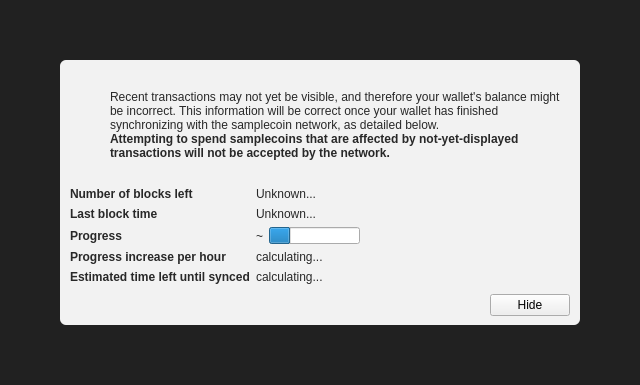
<?xml version="1.0" encoding="UTF-8"?>
<ui version="4.0">
 <class>ModalOverlay</class>
 <widget class="ModalOverlay" name="ModalOverlay">
  <property name="geometry">
   <rect>
    <x>0</x>
    <y>0</y>
    <width>640</width>
    <height>385</height>
   </rect>
  </property>
  <property name="windowTitle">
   <string>Form</string>
  </property>
  <layout class="QVBoxLayout" name="verticalLayout" stretch="0">
   <property name="sizeConstraint">
    <enum>QLayout::SetDefaultConstraint</enum>
   </property>
   <property name="leftMargin">
    <number>0</number>
   </property>
   <property name="topMargin">
    <number>0</number>
   </property>
   <property name="rightMargin">
    <number>0</number>
   </property>
   <property name="bottomMargin">
    <number>0</number>
   </property>
   <item>
    <widget class="QWidget" name="bgWidget" native="true">
     <property name="styleSheet">
      <string notr="true">#bgWidget { background: rgba(0,0,0,220); }</string>
     </property>
     <layout class="QVBoxLayout" name="verticalLayoutMain" stretch="1">
      <property name="leftMargin">
       <number>60</number>
      </property>
      <property name="topMargin">
       <number>60</number>
      </property>
      <property name="rightMargin">
       <number>60</number>
      </property>
      <property name="bottomMargin">
       <number>60</number>
      </property>
      <item>
       <widget class="QWidget" name="contentWidget" native="true">
        <property name="styleSheet">
         <string notr="true">#contentWidget { background: rgba(255,255,255,240); border-radius: 6px; }

QLabel { color: rgb(40,40,40);  }</string>
        </property>
        <layout class="QVBoxLayout" name="verticalLayoutSub" stretch="1,0,0,0">
         <property name="spacing">
          <number>0</number>
         </property>
         <property name="leftMargin">
          <number>10</number>
         </property>
         <property name="topMargin">
          <number>10</number>
         </property>
         <property name="rightMargin">
          <number>10</number>
         </property>
         <property name="bottomMargin">
          <number>10</number>
         </property>
         <item>
          <layout class="QHBoxLayout" name="horizontalLayoutIconText" stretch="0,1">
           <property name="topMargin">
            <number>20</number>
           </property>
           <item>
            <layout class="QVBoxLayout" name="verticalLayoutIcon">
             <property name="leftMargin">
              <number>0</number>
             </property>
             <item>
              <widget class="QPushButton" name="warningIcon">
               <property name="enabled">
                <bool>false</bool>
               </property>
               <property name="text">
                <string/>
               </property>
               <property name="icon">
                <iconset>
                 <normaloff>:/icons/warning</normaloff>
                 <disabledoff>:/icons/warning</disabledoff>:/icons/warning</iconset>
               </property>
               <property name="iconSize">
                <size>
                 <width>48</width>
                 <height>48</height>
                </size>
               </property>
               <property name="flat">
                <bool>true</bool>
               </property>
              </widget>
             </item>
             <item>
              <spacer name="verticalSpacerWarningIcon">
               <property name="orientation">
                <enum>Qt::Vertical</enum>
               </property>
               <property name="sizeHint" stdset="0">
                <size>
                 <width>20</width>
                 <height>40</height>
                </size>
               </property>
              </spacer>
             </item>
            </layout>
           </item>
           <item>
            <layout class="QVBoxLayout" name="verticalLayoutInfoText">
             <property name="leftMargin">
              <number>0</number>
             </property>
             <property name="topMargin">
              <number>0</number>
             </property>
             <item>
              <widget class="QLabel" name="infoText">
               <property name="text">
                <string>Recent transactions may not yet be visible, and therefore your wallet's balance might be incorrect. This information will be correct once your wallet has finished synchronizing with the samplecoin network, as detailed below.</string>
               </property>
               <property name="textFormat">
                <enum>Qt::RichText</enum>
               </property>
               <property name="wordWrap">
                <bool>true</bool>
               </property>
              </widget>
             </item>
             <item>
              <widget class="QLabel" name="infoTextStrong">
               <property name="font">
                <font>
                 <weight>75</weight>
                 <bold>true</bold>
                </font>
               </property>
               <property name="text">
                <string>Attempting to spend samplecoins that are affected by not-yet-displayed transactions will not be accepted by the network.</string>
               </property>
               <property name="textFormat">
                <enum>Qt::RichText</enum>
               </property>
               <property name="wordWrap">
                <bool>true</bool>
               </property>
              </widget>
             </item>
             <item>
              <spacer name="verticalSpacerInTextSpace">
               <property name="orientation">
                <enum>Qt::Vertical</enum>
               </property>
               <property name="sizeHint" stdset="0">
                <size>
                 <width>20</width>
                 <height>40</height>
                </size>
               </property>
              </spacer>
             </item>
            </layout>
           </item>
          </layout>
         </item>
         <item>
          <spacer name="verticalSpacerAfterText">
           <property name="orientation">
            <enum>Qt::Vertical</enum>
           </property>
           <property name="sizeHint" stdset="0">
            <size>
             <width>20</width>
             <height>40</height>
            </size>
           </property>
          </spacer>
         </item>
         <item>
          <layout class="QFormLayout" name="formLayout">
           <property name="fieldGrowthPolicy">
            <enum>QFormLayout::FieldsStayAtSizeHint</enum>
           </property>
           <property name="horizontalSpacing">
            <number>6</number>
           </property>
           <property name="verticalSpacing">
            <number>6</number>
           </property>
           <property name="topMargin">
            <number>10</number>
           </property>
           <item row="0" column="0">
            <widget class="QLabel" name="labelNumberOfBlocksLeft">
             <property name="font">
              <font>
               <weight>75</weight>
               <bold>true</bold>
              </font>
             </property>
             <property name="text">
              <string>Number of blocks left</string>
             </property>
            </widget>
           </item>
           <item row="0" column="1">
            <widget class="QLabel" name="numberOfBlocksLeft">
             <property name="text">
              <string>Unknown...</string>
             </property>
            </widget>
           </item>
           <item row="1" column="0">
            <widget class="QLabel" name="labelLastBlockTime">
             <property name="font">
              <font>
               <weight>75</weight>
               <bold>true</bold>
              </font>
             </property>
             <property name="text">
              <string>Last block time</string>
             </property>
            </widget>
           </item>
           <item row="1" column="1">
            <widget class="QLabel" name="newestBlockDate">
             <property name="sizePolicy">
              <sizepolicy hsizetype="Maximum" vsizetype="Preferred">
               <horstretch>0</horstretch>
               <verstretch>0</verstretch>
              </sizepolicy>
             </property>
             <property name="text">
              <string>Unknown...</string>
             </property>
            </widget>
           </item>
           <item row="2" column="0">
            <widget class="QLabel" name="labelSyncDone">
             <property name="font">
              <font>
               <weight>75</weight>
               <bold>true</bold>
              </font>
             </property>
             <property name="text">
              <string>Progress</string>
             </property>
            </widget>
           </item>
           <item row="2" column="1">
            <layout class="QHBoxLayout" name="horizontalLayoutSync" stretch="0,1">
             <item>
              <widget class="QLabel" name="percentageProgress">
               <property name="text">
                <string notr="true">~</string>
               </property>
              </widget>
             </item>
             <item>
              <widget class="QProgressBar" name="progressBar">
               <property name="value">
                <number>24</number>
               </property>
               <property name="format">
                <string/>
               </property>
              </widget>
             </item>
            </layout>
           </item>
           <item row="4" column="0">
            <widget class="QLabel" name="labelProgressIncrease">
             <property name="font">
              <font>
               <weight>75</weight>
               <bold>true</bold>
              </font>
             </property>
             <property name="text">
              <string>Progress increase per hour</string>
             </property>
            </widget>
           </item>
           <item row="4" column="1">
            <widget class="QLabel" name="progressIncreasePerH">
             <property name="text">
              <string>calculating...</string>
             </property>
            </widget>
           </item>
           <item row="5" column="0">
            <widget class="QLabel" name="labelEstimatedTimeLeft">
             <property name="font">
              <font>
               <weight>75</weight>
               <bold>true</bold>
              </font>
             </property>
             <property name="text">
              <string>Estimated time left until synced</string>
             </property>
            </widget>
           </item>
           <item row="5" column="1">
            <widget class="QLabel" name="expectedTimeLeft">
             <property name="text">
              <string>calculating...</string>
             </property>
            </widget>
           </item>
          </layout>
         </item>
         <item>
          <layout class="QHBoxLayout" name="horizontalLayoutButtons">
           <property name="leftMargin">
            <number>10</number>
           </property>
           <property name="topMargin">
            <number>10</number>
           </property>
           <item>
            <spacer name="horizontalSpacer">
             <property name="orientation">
              <enum>Qt::Horizontal</enum>
             </property>
             <property name="sizeHint" stdset="0">
              <size>
               <width>40</width>
               <height>20</height>
              </size>
             </property>
            </spacer>
           </item>
           <item>
            <widget class="QPushButton" name="closeButton">
             <property name="text">
              <string>Hide</string>
             </property>
            </widget>
           </item>
          </layout>
         </item>
        </layout>
       </widget>
      </item>
     </layout>
    </widget>
   </item>
  </layout>
 </widget>
 <customwidgets>
  <customwidget>
   <class>ModalOverlay</class>
   <extends>QWidget</extends>
   <header>modaloverlay.h</header>
   <container>1</container>
  </customwidget>
 </customwidgets>
 <resources/>
 <connections/>
</ui>
